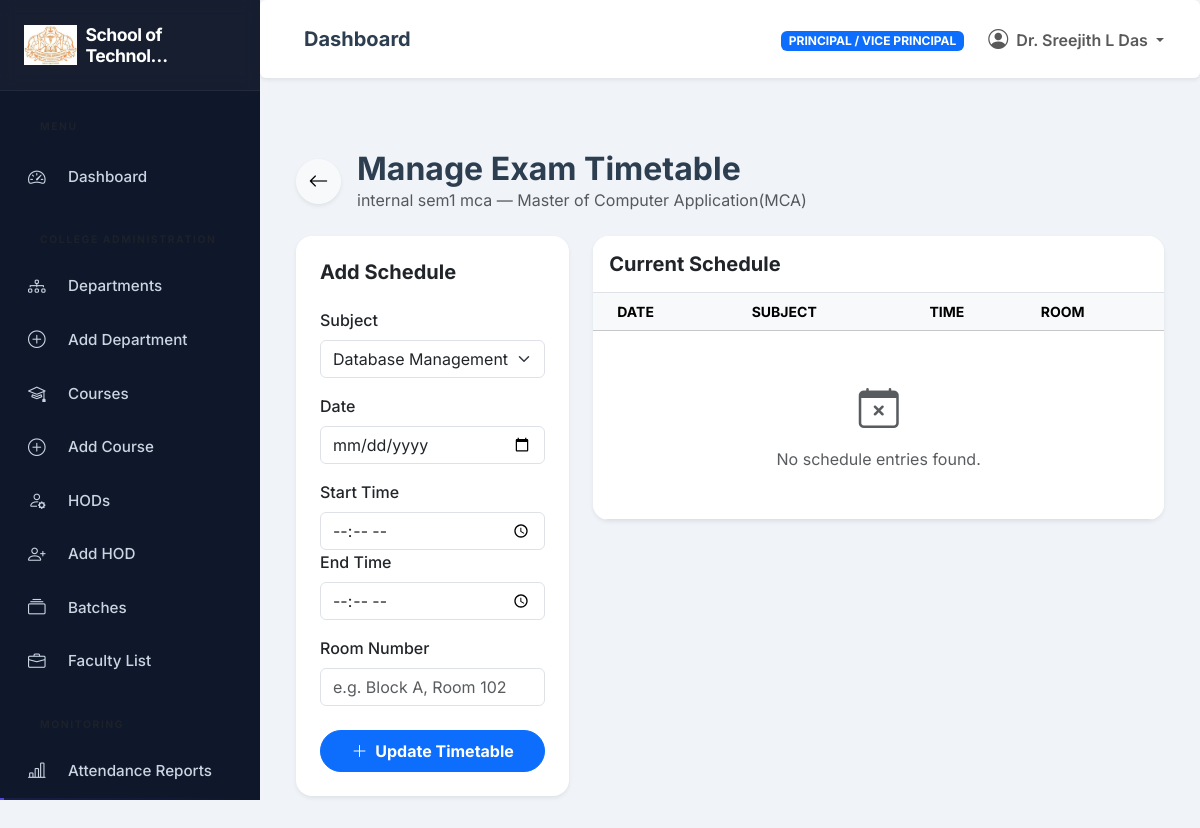
Page /examinations/1/timetable/ (signed in) on the committed database.
### institutions/models.py (models this page shows, shortened)
class Institution(models.Model):
    institution_name = models.CharField(max_length=255)
    institution_code = models.CharField(max_length=50, unique=True)
    location = models.TextField()
    principal = models.OneToOneField(settings.AUTH_USER_MODEL, on_delete=models.SET_NULL, null=True, blank=True, related_name='principal_of', limit_choices_to={'role': 'INSTITUTION_ADMIN'})
    vice_principal = models.OneToOneField(settings.AUTH_USER_MODEL, on_delete=models.SET_NULL, null=True, blank=True, related_name='vice_principal_of', limit_choices_to={'role': 'INSTITUTION_ADMIN'})
    contact_email = models.EmailField()
    contact_phone = models.CharField(max_length=20, null=True, blank=True)
    logo = models.ImageField(upload_to='institutions/logos/', null=True, blank=True)
    established_date = models.DateField(null=True, blank=True)
    is_active = models.BooleanField(default=True)
    created_at = models.DateTimeField(auto_now_add=True)
    updated_at = models.DateTimeField(auto_now=True)
    @property
    def name(self):
        return self.institution_name

### accounts/models.py (models this page shows, shortened)
class User(AbstractUser):
    class Role(models.TextChoices):
        SUPER_ADMIN = 'SUPER_ADMIN', 'CPAS Admin'
        INSTITUTION_ADMIN = 'INSTITUTION_ADMIN', 'Principal / Vice Principal'
        HOD = 'HOD', 'HOD'
        FACULTY = 'FACULTY', 'Faculty'
        STUDENT = 'STUDENT', 'Student'
    email = models.EmailField(_('email address'), unique=True)
    role = models.CharField(max_length=20, choices=Role.choices, default=Role.STUDENT)
    phone_number = models.CharField(max_length=15, blank=True, null=True)
    profile_picture = models.ImageField(upload_to='profiles/', null=True, blank=True)
    USERNAME_FIELD = 'email'
    REQUIRED_FIELDS = []
    objects = CustomUserManager()
    @property
    def is_super_admin(self):
        return self.role == self.Role.SUPER_ADMIN or self.is_superuser
    @property
    def is_institution_admin(self):
        return self.role == self.Role.INSTITUTION_ADMIN
    @property
    def is_hod(self):
        return self.role == self.Role.HOD
    @property
    def is_faculty(self):
        return self.role == self.Role.FACULTY
    @property
    def is_student(self):
        return self.role == self.Role.STUDENT

### examinations/models.py (models this page shows, shortened)
class Exam(models.Model):
    EXAM_TYPES = [('INTERNAL', 'Internal'), ('SEMESTER', 'Semester End')]
    name = models.CharField(max_length=255)
    exam_type = models.CharField(max_length=20, choices=EXAM_TYPES)
    semester = models.ForeignKey(Semester, on_delete=models.CASCADE, related_name='exams')
    is_published = models.BooleanField(default=False)

### courses/models.py (models this page shows, shortened)
class Semester(models.Model):
    course = models.ForeignKey(Course, on_delete=models.CASCADE, related_name='semesters')
    semester_number = models.PositiveIntegerField()
    is_active = models.BooleanField(default=True)
    class Meta:
        unique_together = ('course', 'semester_number')

class Course(models.Model):
    institution = models.ForeignKey(Institution, on_delete=models.CASCADE, related_name='courses')
    department = models.ForeignKey(Department, on_delete=models.CASCADE, related_name='courses')
    course_name = models.CharField(max_length=255)
    course_code = models.CharField(max_length=50)
    duration_years = models.PositiveIntegerField(default=3)
    total_semesters = models.PositiveIntegerField(default=6)
    intake_capacity = models.PositiveIntegerField(default=60)
    description = models.TextField(blank=True, null=True, help_text="Detailed overview of the course.")
    eligibility = models.TextField(blank=True, null=True, help_text="Eligibility criteria for admission.")
    is_featured = models.BooleanField(default=False, help_text="Display this course on the public homepage featured section.")
    icon_class = models.CharField(max_length=50, default='bi-mortarboard', help_text="Bootstrap icon class (e.g. bi-laptop, bi-shield-lock, bi-cpu).")
    is_active = models.BooleanField(default=True)
    created_at = models.DateTimeField(auto_now_add=True)
    class Meta:
        unique_together = (('department', 'course_code'), ('institution', 'course_code'))
        ordering = ['created_at']

### examinations/views.py (the view, shortened to what this page needs)
# urls.py: path('<int:exam_id>/timetable/', views.exam_timetable, name='exam_timetable'),
@login_required
@hod_required
def exam_timetable(request, exam_id):
    exam = get_object_or_404(Exam, pk=exam_id)
    subjects = Subject.objects.filter(semester=exam.semester)
    from .models import ExamTimetable
    timetable = ExamTimetable.objects.filter(exam=exam).select_related('subject')
    return render(request, 'examinations/exam_timetable.html', {
        'exam': exam,
        'subjects': subjects,
        'timetable': timetable
    })

### examinations/templates/examinations/exam_timetable.html (shortened to what this page needs)
{% extends 'base_dashboard.html' %}
{% block dashboard_content %}
<div class="container-fluid py-4">
    <div class="d-flex align-items-center mb-4 gap-3">
        <a href="{% url 'examinations:exam_list' %}" class="btn btn-light rounded-circle shadow-sm" style="width:45px;height:45px;display:flex;align-items:center;justify-content:center;">
            <i class="bi bi-arrow-left fs-5"></i>
        </a>
        <div>
            <h2 class="fw-bold mb-0">Manage Exam Timetable</h2>
            <p class="text-muted mb-0">{{ exam.name }} — {{ exam.semester.course.course_name }}</p>
        </div>
    </div>
    <div class="row g-4">
        <div class="col-lg-4">
            <div class="card border-0 shadow-sm rounded-4">
                <div class="card-body p-4">
                    <h5 class="fw-bold mb-4">Add Schedule</h5>
                    <form method="post">
                        <div class="mb-3">
                            <label class="form-label fw-medium">Subject</label>
                            <select name="subject" class="form-select" required>
                                {% for s in subjects %}
                                <option value="{{ s.id }}">{{ s.subject_name }} ({{ s.subject_code }})</option>
                                {% endfor %}
                            </select>
                        </div>
                        <div class="mb-3">
                            <label class="form-label fw-medium">Date</label>
                            <input type="date" name="date" class="form-control" required>
                        </div>
                        <div class="row mb-3">
                            <div class="col">
                                <label class="form-label fw-medium">Start Time</label>
                                <input type="time" name="start_time" class="form-control" required>
                            </div>
                            <div class="col">
                                <label class="form-label fw-medium">End Time</label>
                                <input type="time" name="end_time" class="form-control" required>
                            </div>
                        </div>
                        <div class="mb-4">
                            <label class="form-label fw-medium">Room Number</label>
                            <input type="text" name="room_number" class="form-control" placeholder="e.g. Block A, Room 102">
                        </div>
                        <button type="submit" class="btn btn-primary w-100 rounded-pill py-2 fw-bold">
                            <i class="bi bi-plus-lg me-1"></i> Update Timetable
                        </button>
                    </form>
                </div>
            </div>
        </div>
        <div class="col-lg-8">
            <div class="card border-0 shadow-sm rounded-4 overflow-hidden">
                <div class="card-header bg-white p-3 border-bottom">
                    <h5 class="fw-bold mb-0">Current Schedule</h5>
                </div>
                <div class="table-responsive">
                    <table class="table table-hover align-middle mb-0">
                        <thead class="table-light text-uppercase small text-muted">
                            <tr>
                                <th class="ps-4">Date</th>
                                <th>Subject</th>
                                <th>Time</th>
                                <th>Room</th>
                            </tr>
                        </thead>
                        <tbody>
                            {% for entry in timetable %}
                            <tr>
                                <td class="ps-4 fw-bold text-primary">{{ entry.date|date:"d M, Y" }}</td>
                                <td>
                                    <div class="fw-bold">{{ entry.subject.subject_name }}</div>
                                    <small class="text-muted">{{ entry.subject.subject_code }}</small>
                                </td>
                                <td>{{ entry.start_time|time:"h:i A" }} - {{ entry.end_time|time:"h:i A" }}</td>
                                <td><span class="badge bg-light text-dark border">{{ entry.room_number|default:"TBA" }}</span></td>
                            </tr>
                            {% empty %}
                            <tr>
                                <td colspan="4" class="text-center py-5 text-muted">
                                    <i class="bi bi-calendar-x fs-1 d-block mb-2"></i>
                                    No schedule entries found.
                                </td>
                            </tr>
                            {% endfor %}
                        </tbody>
                    </table>
                </div>
            </div>
        </div>
    </div>
</div>
{% endblock %}

### templates/includes/sidebar.html (shortened to what this page needs)
<nav id="sidebar">
    <div class="sidebar-header">
        <a href="{% url 'dashboard:index' %}" class="text-decoration-none">
            <h4 class="mb-0 fw-bold d-flex align-items-center text-white">
                {% if current_institution and current_institution.logo %}
                    <img src="{{ current_institution.logo.url }}" alt="{{ current_institution.name }}" class="me-2" style="max-height: 40px; width: auto; object-fit: contain;">
                {% else %}
                    <i class="bi bi-mortarboard-fill me-2 text-primary"></i>
                {% endif %}
                <span style="font-size: 1.1rem; letter-spacing: -0.5px;">
                    {% if current_institution %}
                        {{ current_institution.name|truncatechars:18 }}
                    {% else %}
                        CPAS ERP
                    {% endif %}
                </span>
            </h4>
        </a>
    </div>
    <ul class="list-unstyled components">
        <p class="text-uppercase fw-bold ms-3 mb-2 text-muted" style="font-size:0.65rem;">Menu</p>
        <li class="{% if '/dashboard/' in request.path %}active{% endif %}">
            {% if user.is_super_admin %}
                <a href="{% url 'dashboard:admin_dashboard' %}"><i class="bi bi-speedometer2 me-2"></i> Dashboard</a>
            {% elif user.is_institution_admin %}
                <a href="{% url 'dashboard:principal_dashboard' %}"><i class="bi bi-speedometer2 me-2"></i> Dashboard</a>
            {% elif user.is_hod %}
                <a href="{% url 'dashboard:hod_dashboard' %}"><i class="bi bi-speedometer2 me-2"></i> Dashboard</a>
            {% elif user.is_faculty %}
                <a href="{% url 'dashboard:faculty_dashboard' %}"><i class="bi bi-speedometer2 me-2"></i> Dashboard</a>
            {% elif user.is_student %}
                <a href="{% url 'dashboard:student_dashboard' %}"><i class="bi bi-speedometer2 me-2"></i> Dashboard</a>
            {% else %}
                <a href="{% url 'accounts:login' %}"><i class="bi bi-speedometer2 me-2"></i> Dashboard</a>
            {% endif %}
        </li>
        {% if user.is_institution_admin %}
        <p class="text-uppercase fw-bold ms-3 mt-3 mb-1 text-muted" style="font-size:0.65rem;">College Administration</p>
        <li><a href="{% url 'departments:department_list' %}"><i class="bi bi-diagram-3 me-2"></i> Departments</a></li>
        <li><a href="{% url 'departments:department_add' %}"><i class="bi bi-plus-circle me-2"></i> Add Department</a></li>
        <li><a href="{% url 'courses:course_list' %}"><i class="bi bi-mortarboard me-2"></i> Courses</a></li>
        <li><a href="{% url 'courses:course_add' %}"><i class="bi bi-plus-circle me-2"></i> Add Course</a></li>
        <li><a href="{% url 'departments:manage_hods' %}"><i class="bi bi-person-gear me-2"></i> HODs</a></li>
        <li><a href="{% url 'departments:add_hod' %}"><i class="bi bi-person-plus me-2"></i> Add HOD</a></li>
        <li><a href="{% url 'students:batch_list' %}"><i class="bi bi-collection me-2"></i> Batches</a></li>
        <li><a href="{% url 'faculty:faculty_list' %}"><i class="bi bi-briefcase me-2"></i> Faculty List</a></li>
        <p class="text-uppercase fw-bold ms-3 mt-3 mb-1 text-muted" style="font-size:0.65rem;">Monitoring</p>
        <li><a href="{% url 'attendance:attendance_report' %}"><i class="bi bi-bar-chart-line me-2"></i> Attendance Reports</a></li>
        <li><a href="{% url 'examinations:exam_list' %}"> Examinations</a></li>
        {% endif %}
    </ul>
</nav>

### templates/includes/navbar.html (shortened to what this page needs)
<nav class="navbar navbar-expand-lg navbar-light bg-white rounded shadow-sm mb-4 p-3">
    <div class="container-fluid">
        <h5 class="mb-0 ms-3 fw-bold text-gray-800 d-none d-md-block">
            {% block page_title %}Dashboard{% endblock %}
        </h5>
        <div class="collapse navbar-collapse d-flex justify-content-end" id="navbarSupportedContent">
            <ul class="nav navbar-nav ml-auto align-items-center">
                <li class="nav-item me-3">
                    <span class="badge bg-primary text-uppercase px-2 py-1">{{ user.get_role_display }}</span>
                </li>
                <li class="nav-item dropdown">
                    <a class="nav-link dropdown-toggle fw-semibold" href="#" id="navbarDropdown" role="button" data-bs-toggle="dropdown">
                        <i class="bi bi-person-circle fs-5 me-1"></i> {{ user.get_full_name|default:user.email }}
                    </a>
                </li>
            </ul>
        </div>
    </div>
</nav>

### rows in the picture
Institution: logo (picture), name "School of Technol…"
User: role "PRINCIPAL / VICE PRINCIPAL", get_full_name "Dr. Sreejith L Das"
Exam: name "internal sem1 mca", semester.course.course_name "Master of Computer Application(MCA)"

### other values in the picture
form field subject "Database Management Systems (Core Course) (MCACT-101)"
